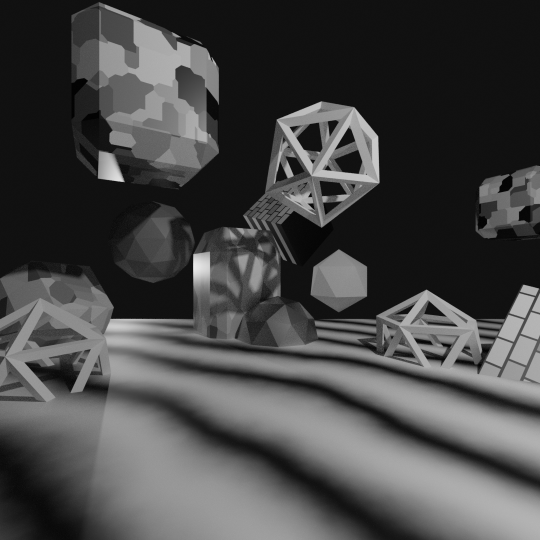
#> input picture Project4-PanoramasStereo/b_pano_20mm.png, 1080 x 1080 px (shown at 1/2 size)
$ jupyter execute --allow-errors P4_panorama_stereo.ipynb   (older library calls are emulated)
#> lines starting #> are read from the running program, lines starting #| are printed output that depends on the picture
# P4 Panoramas and Stereo

## P4.1 Spherical Reprojection

As we discussed in class, to make a panorama we need to reproject the images onto a sphere, something you will be implementing in this question. I have given you some starter code that you should use to reproject the image onto a sphere: the function `reproject_image_to_sphere`. I have annotated what you need to include to complete this function:

**TASK** Complete the `reproject_image_to_sphere` function I have provided below. I recommend that you revisit the lecture slides on panoramas to get the definitions of the unit sphere coordinates.

I have provided you with a simple scene for Blender: `simple_pano_env.blend`. The camera is located at `x=0` and `y=0` and oriented such that it is level with the ground plane and rotated 0-degrees about the z-axis. The only camera in the scene has a Focal Length of 40 mm (expressed with respect to the *36 mm* film size standard used in photography). To test that your image reprojection method is working correctly.

**TASK** Generate 4 images by changing the Focal Length of the camera in Blender and name them as follows:

1. `b_pano_20mm.png` Rendered after setting the camera Focal Length to `20 mm`.
2. `b_pano_30mm.png` Rendered after setting the camera Focal Length to `30 mm`.
3. `b_pano_40mm.png` Rendered after setting the camera Focal Length to `40 mm`.
4. `b_pano_50mm.png` Rendered after setting the camera Focal Length to `50 mm`.

**Plots** Run the `Evaluation and Plotting` code I have included below. This will generate three figures (all of which you should include in your writeup). (1) shows the four images after the spherical reprojection. (2) shows the images added together, showing that in the center where all images have visibility of the scene, the images properly overlap. (3) The "differences" between consecutive Focal Lengths; if your code is implemented well, the center region (where the two overlap) should be nearly zero ("white" in the color scheme) and large outside of that image (where they do not overlap).

If the second plot, in which all images have been added together, looks "reasonable" (that the images are properly overlapped with one another) and you are convinced that your reprojection function is working properly, you can move on to the next section, in which you are asked to build your own panoramas after reprojecting onto a sphere.

[cell 1]
import numpy as np
import matplotlib.pyplot as plt
from PIL import Image
import scipy.interpolate
import math

# Helper Functions
def load_image_gray(filepath):
    """Loads an image into a numpy array.
    Note: image will have 3 color channels [r, g, b]."""
#> called with filepath = 'b_pano_20mm.png'
    img = Image.open(filepath)
#> img is the input picture: PIL image 1080x1080 RGBA; mean R, G, B, A 70.4, 70.4, 70.4, 255
    img = np.asarray(img).astype(np.float)/255
#> img: shape (1080, 1080, 4) float64
    if len(img.shape) > 2:
        return img[:, :, 0]
    else:
        return img

def get_image_with_f(filepath, blender_focal_length_mm):
    image = load_image_gray(filepath)
    f = max(image.shape) * blender_focal_length_mm / 36.00
#> f = 600
    return image, f

# Starter code for P4.1 (replace the None's in the loop)
def reproject_image_to_sphere(image, focal_length_px, fov_deg=None, angular_resolution=0.01):
    # Notice that because matrices are stored "rows, columns",
    # we need to flip the "shape" coordinates so that the transformation
    # matrix does what we expect. The other convention is also acceptable,
    # as long as one is consistent. In this function, the transformation
    # matrix is assumed to be in [x, y, w] coordinates, even though the image
    # is stored in row, column (y, x) coordinates.
    x = np.arange(image.shape[1]).astype(np.float)
    y = np.arange(image.shape[0]).astype(np.float)

    # Compute the thetas and phis of the output plane
    if fov_deg is None:
        fov = np.arctan(max(image.shape)/focal_length_px/2) + angular_resolution
    else:
        fov = fov_deg * np.pi / 180

    print(f"2 * Field of View: {2*fov}")
    thetas = np.arange(-fov, fov, angular_resolution)
    phis = np.arange(-fov, fov, angular_resolution)

    # Perform the interpolation
    transformed_image = np.zeros((len(phis), len(thetas)))
    image_fn = scipy.interpolate.interp2d(x, y, image, kind='linear', fill_value=0)
    for ii in range(len(thetas)):
        for jj in range(len(phis)):
            theta = thetas[ii]
            phi = phis[jj]

            xt = (math.cos(phi) * math.sin(theta))
            yt = math.sin(phi)
            zt = math.cos(phi) * math.cos(theta)

            new_x = len(x)//2 + (focal_length_px*xt/zt)
            new_y = len(y)//2 + (focal_length_px*yt/zt)
            transformed_image[jj, ii] = image_fn(new_x, new_y)

    return transformed_image


img_20, f_20 = get_image_with_f('b_pano_20mm.png', 20)
#> f_20 = 600
img_30, f_30 = get_image_with_f('b_pano_30mm.png', 30)
#> call 2 of load_image_gray, with filepath = 'b_pano_30mm.png'
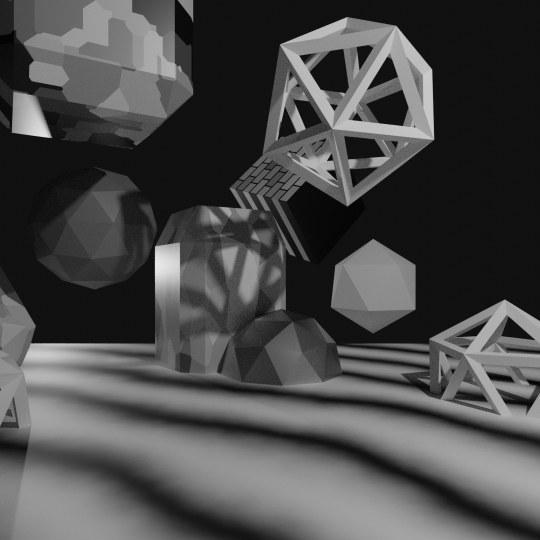
#> input picture Project4-PanoramasStereo/b_pano_30mm.png, 1080 x 1080 px (shown at 1/2 size)
#> in load_image_gray, img is the input picture: PIL image 1080x1080 RGBA; mean R, G, B, A 74.2, 74.2, 74.2, 255
#> f_30 = 900
img_40, f_40 = get_image_with_f('b_pano_40mm.png', 40)
#> call 3 of load_image_gray, with filepath = 'b_pano_40mm.png'
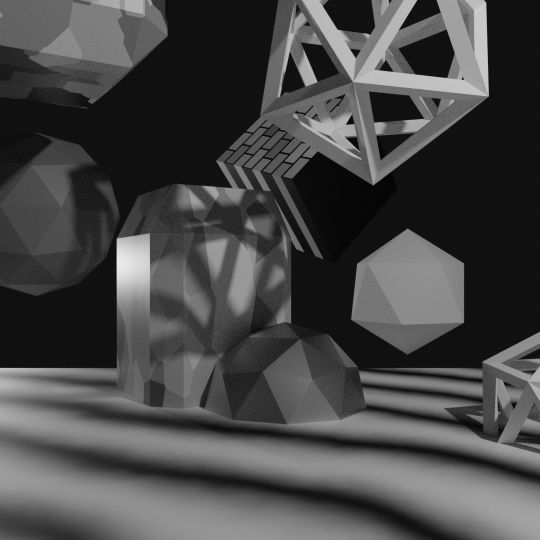
#> input picture Project4-PanoramasStereo/b_pano_40mm.png, 1080 x 1080 px (shown at 1/2 size)
#> in load_image_gray, img is the input picture: PIL image 1080x1080 RGBA; mean R, G, B, A 71.2, 71.2, 71.2, 255
#> f_40 = 1200
img_50, f_50 = get_image_with_f('b_pano_50mm.png', 50)
#> call 4 of load_image_gray, with filepath = 'b_pano_50mm.png'
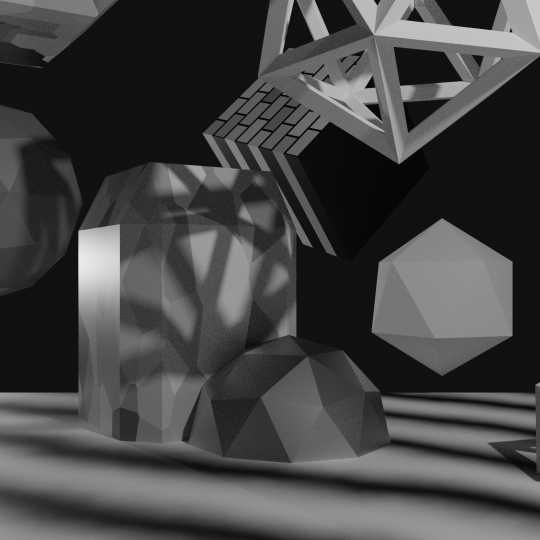
#> input picture Project4-PanoramasStereo/b_pano_50mm.png, 1080 x 1080 px (shown at 1/2 size)
#> in load_image_gray, img is the input picture: PIL image 1080x1080 RGBA; mean R, G, B, A 68, 68, 68, 255
#> f_50 = 1500

#> (a cell that did not finish here is left out)

sp_img_30 = reproject_image_to_sphere(img_30, f_30, fov_deg=45, angular_resolution=0.002)
sp_img_40 = reproject_image_to_sphere(img_40, f_40, fov_deg=45, angular_resolution=0.002)
sp_img_50 = reproject_image_to_sphere(img_50, f_50, fov_deg=45, angular_resolution=0.002)

plt.figure(figsize=(6,6), dpi=200)
plt.subplot(2, 2, 1)
plt.imshow(sp_img_20)
plt.subplot(2, 2, 2)
plt.imshow(sp_img_30)
plt.subplot(2, 2, 3)
plt.imshow(sp_img_40)
plt.subplot(2, 2, 4)
plt.imshow(sp_img_50)
plt.savefig("test1.eps", dpi=200)

plt.figure(dpi=200)
plt.imshow(sp_img_20 + sp_img_30 + sp_img_40 + sp_img_50)
plt.savefig("test2.eps", dpi=200)


plt.figure(dpi=200)
plt.subplot(1, 3, 1)
plt.imshow(sp_img_30 - sp_img_20, vmin=-0.2, vmax=0.2, cmap='PiYG')
plt.subplot(1, 3, 2)
plt.imshow(sp_img_40 - sp_img_30, vmin=-0.2, vmax=0.2, cmap='PiYG')
plt.subplot(1, 3, 3)
plt.imshow(sp_img_50 - sp_img_40, vmin=-0.2, vmax=0.2, cmap='PiYG')
plt.savefig("test3.eps", dpi=200)

# P4.2 Panorama Stitching

In this question, you will be building a panorama from images you generate from Blender. This will involve three steps: (1) image generation, (2) image transform estimation, and (3) stitching.

**TASK** Generate images from Blender. To do this, you may using the `simple_pano_env.blend` environment that I have provided you with. By rotating the camera (done by modifying the rotation about its Z-axis). You should set the Focal length of the camera to `40 mm` and sweep the rotation from +40 degrees to -60 degrees; you should rotate the camera in increments such that consecutive images have an overlap of roughly 1/3. You will likely need to generate roughly 5 or 6 images in this range.

**PLOTS** Reproject the images using the `reproject_image_to_sphere` function from the previous question and compute the translation transform between each pair of "consecutive images" (images next to one another in angle space) using OpenCV. For each pair of matched images

To compute the transformation, you may use the same [OpenCV Homography tutorial from the last assignment](https://docs.opencv.org/master/d1/de0/tutorial_py_feature_homography.html). However, we know that the transformation is a translation, and so we do not want to allow the system to generate a general homography matrix, which is what results with `cv.findHomography`. Instead, you should use `affine_mat = cv.estimateAffinePartial2D(src_pts, dst_pts)[0]`, which returns a `2x3` matrix (you will need to convert this to a `3x3` homography by adding a row of `[0, 0, 1]`) that only allows for scale, rotation, and translation. Create a new transformation matrix that includes only the estimated translation parameters. Using this procedure should be more numerically stable.

**PLOT** Create the panorama and include it in a plot! To do this you should:

1. Pad all images to the size of the output panorama (you will need to determine how wide this will need to be).
2. Apply the transformation matrices (using `cv.warpPerspective`) to the images to move them "into place" (the location they will be in the resulting panorama). This means that you will need to apply `translation_mat_2_to_1` (or its inverse) to shift image 2 relative to image 1. Note that moving image 3 into place will require accounting for the translation between 2 and 3 *and* the translation between 1 and 2, and so on. You should prefer to multiply the transformation matrices together before using them to transform the image.
3. Combine the images to make the panorama. You do not need to use any of the "fancy" blending techniques we discussed in class. Simply using `np.maximum` between the two images will create a sufficient panorama. Small artifacts from merging are acceptable.

**PLOT** Finally, add the 20 mm focal length image you generated as part of the previous question to your panorama. It might be interesting to see how the significant change in field of view reveals more of the panorama at once and more of the space above and below the horizon.

[cell 3]
# [37 lines left out: function image_stitch, not called in this run]

[cell 4]
import cv2 as cv

MIN_MATCH_COUNT = 10

images = []

img_40, f_40 = get_image_with_f('40deg.png', 40)
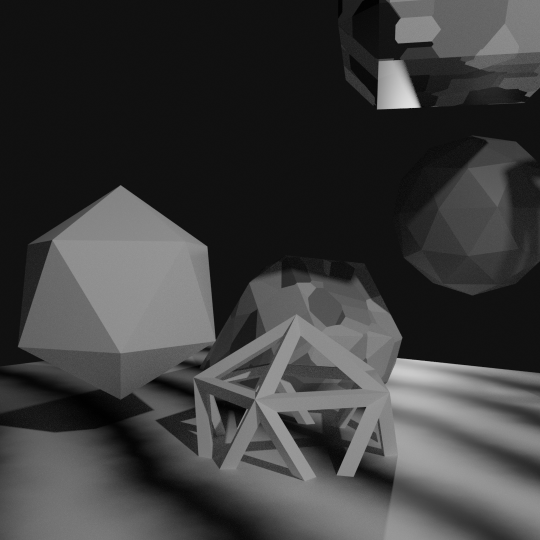
#> input picture Project4-PanoramasStereo/40deg.png, 1080 x 1080 px (shown at 1/2 size)
#> in load_image_gray, img is the input picture: PIL image 1080x1080 RGBA; mean R, G, B, A 60.7, 60.7, 60.7, 255
img_20, f_40 = get_image_with_f('20deg.png', 40)
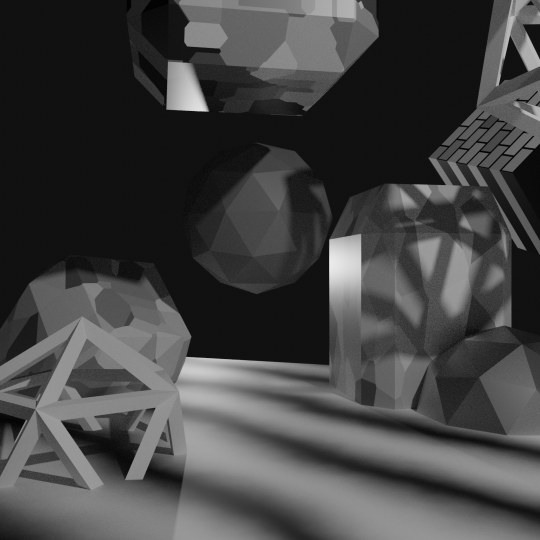
#> input picture Project4-PanoramasStereo/20deg.png, 1080 x 1080 px (shown at 1/2 size)
#> in load_image_gray, img is the input picture: PIL image 1080x1080 RGBA; mean R, G, B, A 66.7, 66.7, 66.7, 255
#> (the rest of this cell did not finish here and is left out)

## P4.3 Triangulation

In class, we discussed how you could extract information about a 3D scene given two cameras and their camera projection matrices. Here, we will investigate a simple example to learn the fundamentals.

### P4.3.1 Projecting Into Image Space

Below, I have provided you with two images taken by two cameras `a` and `b`. In this question, we will go over some camera basics, namely how to compute the image-space point from a 3D point in the scene and the known camera matrices.

Some information about the two camera matrices:
- The first camera is translated such that `t_a = [0, -0.2, 5]` and `t_b = [-1.5, 0, 5]`
- No rotation is applied to either camera (so the rotation matrix is the identity matrix)
- The focal length of the camera (for these 1024 px) images is `f = 1170.3` (in units of pixels).
- The camera center is located at the center of the image.

**QUESTION** What are the camera matrices $P_a$ and $P_b$? I will accept either the final matrix, or the matrix written in terms of its component matrices (the intrinsic and extrinsic matrices), as long as these are defined.

I have provided you with a single point below in 3D space `X0` that exists on one of the corners of the cube shown in the scene.

**TASK + PLOTS** Implement the function `get_projected_point(P, X)` which takes in a camera matrix `P` and a 3D scene point `X`. If your matrices are implemented correctly, you should see that the projected 3D point overlaps with one of the corners of the cube in image space. Include the two images with the point `X0` projected onto the two images.

[cell 5]
## Starter code
import numpy as np
import matplotlib.pyplot as plt
from PIL import Image

def load_image(filepath):
    """Loads an image into a numpy array.
    Note: image will have 3 color channels [r, g, b]."""
    img = Image.open(filepath)
    img = np.asarray(img).astype(np.float)/255
    return img[:, :, :3]

#> (the rest of this cell did not finish here and is left out)

[cell 6]
# TASK: Implement the camera matrices & get_projected_point
f = 1137.8
#> f = 1137.8
Pa = np.dot([[f,0,512],[0,f,512],[0,0,1]],[[1,0,0,0],[0,1,0,-0.2],[0,0,1,5]])
#> Pa = [[1137.8, 0, 512, 2560], [0, 1137.8, 512, 2332.4], [0, 0, 1, 5]]
Pb = np.dot([[f,0,512],[0,f,512],[0,0,1]],[[1,0,0,-1.5],[0,1,0,0],[0,0,1,5]])
#> Pb = [[1137.8, 0, 512, 853.3], [0, 1137.8, 512, 2560], [0, 0, 1, 5]]

X0 = np.array([ 0.85244616, 0.9508618, -0.51819406])
points_3D = [X0]

# [6 lines left out: function get_projected_point, not called in this run]

[cell 7]
## Plotting Code
if Pa is None or Pb is None:
    raise NotImplementedError("Define the camera matrices.")

# [10 lines left out: function visualize_projected_points, not called in this run]


#> (the rest of this cell did not finish here and is left out)

### P4.3.2 Determining the Size of the Cube

Now you will invert this operation. In class, we discussed how to triangulate a point from two correspondences. The relevant slide from L08.1 is as follows:

(*Note*: I have used `Pa` and `Pb` to denote the image matrices, whereas the included slide uses $p$ and $p'$.) You can use SVD to solve for the "best" value of the 3D point $X$ (equivalently, you can find the minimum eigenvector of $A^T A$). Manually determine the (x, y) coordinates of two corners in the provided images (from the upper left corner) and use them as part of this triangulation procedure. By finding the 3D point corresponding to two of the corners and computing the distance between them, you should be able to compute the size of the cube in the images.

**TASK** Pick two corners of the cube and include the $(x, y)$ image coordinates for both `image_a` and `image_b` and the 3D world coordinate $(X, Y, Z)$ in your writeup.

**QUESTION** What is the side length of the cube shown in the two images above? (The answer might be somewhat sensitive to the coordinates you measure in image space, though we are only looking for a "close enough" number within maybe 10% of the "correct" answer. You should feel free to use more than two points and average the results to get a more accurate result.)

You can confirm that your estimated 3D coordinates are correct by reprojecting them back into image space using your solution from the previous question to check for accuracy.

*We will use your full response to evaluate partial credit, so be sure to enumerate the steps you took and (if you feel it helpful) intermediate results or code snippets.*

[cell 8]
x_a = [728.4112533725634, 702.6219429125929]
x_b = [347.604939389232, 753.3961181103705]

x_a2 = [586,335]
x_b2 = [234,382]

x_a3 = [546,580]
x_b3 = [222,622]


def comput3dCoordinate(x_a,x_b,Pa,Pb):

    #matrix A
    A = [x_a[0]*Pa[2]-Pa[0],
         x_a[1]*Pa[2]-Pa[1],
         x_b[0]*Pb[2]-Pb[0],
         x_b[1]*Pb[2]-Pb[1]]
#> A = [[-1137.8, 0, 216.4, 1082.1], [0, -1137.8, 190.6, 1180.7], [-1137.8, 0, -164.4, 884.7], [0, -1137.8, 241.4, 1207]]

    matrixA = np.matrix(A)
#> matrixA has the same summary as A
    #svd composition
    u, s, v = np.linalg.svd(matrixA)
#> u = [[-0.48, 0.539, 0.686, -0.0935], [-0.544, -0.442, -0.129, -0.701], [-0.408, 0.562, -0.714, 0.0935], [-0.554, -0.445, 0.0578, 0.701]]; s = [2731.4, 1617.7, 271, 1.17e-13]; v = [[0.37, 0.458, -0.1, -0.802], [-0.774, 0.624, -0.104, 0.0124], [0.116, 0.298, 0.942, 0.106], [0.501, 0.558, -0.304, 0.587]]
    #reshape to 3*3 matrix
    X_temp = np.reshape(v[-1, :4], (4, 1))
#> X_temp = [[0.501], [0.558], [-0.304], [0.587]]
    norm = X_temp[3]
#> norm = [[0.587]]
    #normalize to get the h
    X = X_temp[0:3]
#> X = [[0.501], [0.558], [-0.304]]

    return X/norm


out = comput3dCoordinate(x_a,x_b,Pa,Pb)
#> out = [[0.852], [0.951], [-0.518]]
out2 = comput3dCoordinate(x_a2,x_b2,Pa,Pb)
#> out2 = [[0.315], [-0.554], [-0.152]]
out3 = comput3dCoordinate(x_a3,x_b3,Pa,Pb)
#> out3 = [[0.157], [0.512], [0.27]]


#> (the rest of this cell did not finish here and is left out)

## P4.4 Stereo Patch Matching

Now I have provided you with a stereo pair of images (already rectified) and a handful of features in one of the images. Your job is to locate the locations of the corresponding features in the other image using *patch match stereo* as we discussed in class. I have provided you with some starter code in the function `patch_match_stereo` below, which iterates through the possible locations

**QUESTION** The possible feature matches in the second image are along the epipolar line. Since the images are properly rectified, what is the epipolar line in the second image corresponding to coordinate `(x_a, y_a)` in the first image?

**TASK** Define the `possible_coordinates` vector in the `patch_match_stereo` function using your answer. Once that is defined, the `patch_match_stereo` function will loop through all possible feature coordinates in the second image and return the coordinate with the best *match_score*.

**TASK** Implement the function `compute_match_score_ssd` (Sum of Squared Differences) using the formula we discussed in class: $$ \text{response} = -\sum_{k,l} (g_{kl} - f_{kl})^2, $$ where $g$ is the patch from `image_a` and $f$ is the patch from `image_b`. If this function is correctly implemented, you should see some of the features are aligned between the two images.

**TASK** Implement the function `compute_match_score_ncc` (Normalized Cross Correlation) using the formula: $$ \text{response} = \frac{\sum_{k,l}(g_{kl} - \bar{g})(f_{kl} - \bar{f})}{\sqrt{\sum_{kl}(g_{kl} - \bar{g})^2}\sqrt{\sum_{kl}(f_{kl} - \bar{f})^2}}$$

Once you have implemented these functions, you should run the plotting code I have included below, which computes a disparity map over the entire image. **NOTE: this will take a long time to run, so be sure that you confirm that your code is working properly first. You may want to test using the code from the breakout session L08B first.**

**PLOTS** Include in your writeup the depth plots generated by each of the two match scores generated by the code below in the code block beginning with `# Compute and plot the depth maps`.

**QUESTION** The left few columns of both depth maps is quite noisy and inaccurate. Give an explanation for why this is the case?

[cell 9]
#import os
import re
import scipy.signal
import cv2


# Load the images
def load_image_gray(filepath):
    """Loads an image into a numpy array.
    Note: image will have 3 color channels [r, g, b]."""
    img = Image.open(filepath)
    img = np.asarray(img).astype(np.float)/255
    if len(img.shape) > 2:
        return img[:, :, 0]
    else:
        return img

#> (the rest of this cell did not finish here and is left out)

[cell 10]
# Compute and plot the depth maps

phw = 15
#> phw = 15
spacing = 10

# [19 lines left out: function compute_depth_map, not called in this run]


plt.figure()
#> (the rest of this cell did not finish here and is left out)
